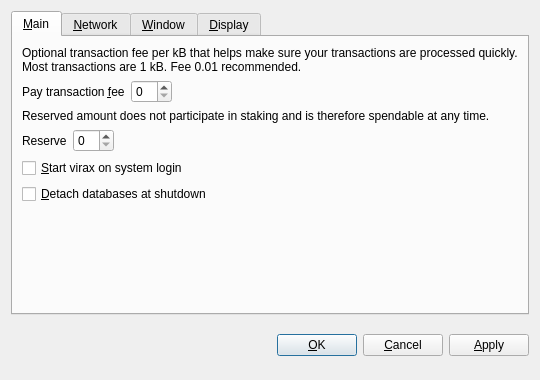
<?xml version="1.0" encoding="UTF-8"?>
<ui version="4.0">
 <class>OptionsDialog</class>
 <widget class="QDialog" name="OptionsDialog">
  <property name="geometry">
   <rect>
    <x>0</x>
    <y>0</y>
    <width>540</width>
    <height>380</height>
   </rect>
  </property>
  <property name="windowTitle">
   <string>Options</string>
  </property>
  <property name="modal">
   <bool>true</bool>
  </property>
  <layout class="QVBoxLayout" name="verticalLayout">
   <item>
    <widget class="QTabWidget" name="tabWidget">
     <property name="tabPosition">
      <enum>QTabWidget::North</enum>
     </property>
     <property name="currentIndex">
      <number>0</number>
     </property>
     <widget class="QWidget" name="tabMain">
      <attribute name="title">
       <string>&amp;Main</string>
      </attribute>
      <layout class="QVBoxLayout" name="verticalLayout_Main">
       <item>
        <widget class="QLabel" name="transactionFeeInfoLabel">
         <property name="text">
          <string>Optional transaction fee per kB that helps make sure your transactions are processed quickly. Most transactions are 1 kB. Fee 0.01 recommended.</string>
         </property>
         <property name="textFormat">
          <enum>Qt::PlainText</enum>
         </property>
         <property name="wordWrap">
          <bool>true</bool>
         </property>
        </widget>
       </item>
       <item>
        <layout class="QHBoxLayout" name="horizontalLayoutFee">
         <item>
          <widget class="QLabel" name="transactionFeeLabel">
           <property name="text">
            <string>Pay transaction &amp;fee</string>
           </property>
           <property name="textFormat">
            <enum>Qt::PlainText</enum>
           </property>
           <property name="buddy">
            <cstring>transactionFee</cstring>
           </property>
          </widget>
         </item>
         <item>
          <widget class="BitcoinAmountField" name="transactionFee"/>
         </item>
         <item>
          <spacer name="horizontalSpacerFee">
           <property name="orientation">
            <enum>Qt::Horizontal</enum>
           </property>
           <property name="sizeHint" stdset="0">
            <size>
             <width>40</width>
             <height>20</height>
            </size>
           </property>
          </spacer>
         </item>
        </layout>
       </item>
       <item>
        <widget class="QLabel" name="reserveBalanceInfoLabel">
         <property name="text">
          <string>Reserved amount does not participate in staking and is therefore spendable at any time.</string>
         </property>
         <property name="textFormat">
          <enum>Qt::PlainText</enum>
         </property>
         <property name="wordWrap">
          <bool>true</bool>
         </property>
        </widget>
       </item>
       <item>
        <layout class="QHBoxLayout" name="horizontalLayoutReserveBalance">
         <item>
          <widget class="QLabel" name="reserveBalanceLabel">
           <property name="text">
            <string>Reserve</string>
           </property>
           <property name="textFormat">
            <enum>Qt::PlainText</enum>
           </property>
           <property name="buddy">
            <cstring>reserveBalance</cstring>
           </property>
          </widget>
         </item>
         <item>
          <widget class="BitcoinAmountField" name="reserveBalance"/>
         </item>
         <item>
          <spacer name="horizontalSpacerReserveBalance">
           <property name="orientation">
            <enum>Qt::Horizontal</enum>
           </property>
           <property name="sizeHint" stdset="0">
            <size>
             <width>40</width>
             <height>20</height>
            </size>
           </property>
          </spacer>
         </item>
        </layout>
       </item>
       <item>
        <widget class="QCheckBox" name="bitcoinAtStartup">
         <property name="toolTip">
          <string>Automatically start virax after logging in to the system.</string>
         </property>
         <property name="text">
          <string>&amp;Start virax on system login</string>
         </property>
        </widget>
       </item>
       <item>
        <widget class="QCheckBox" name="detachDatabases">
         <property name="toolTip">
          <string>Detach block and address databases at shutdown. This means they can be moved to another data directory, but it slows down shutdown. The wallet is always detached.</string>
         </property>
         <property name="text">
          <string>&amp;Detach databases at shutdown</string>
         </property>
        </widget>
       </item>
       <item>
        <spacer name="verticalSpacer_Main">
         <property name="orientation">
          <enum>Qt::Vertical</enum>
         </property>
         <property name="sizeHint" stdset="0">
          <size>
           <width>20</width>
           <height>40</height>
          </size>
         </property>
        </spacer>
       </item>
      </layout>
     </widget>
     <widget class="QWidget" name="tabNetwork">
      <attribute name="title">
       <string>&amp;Network</string>
      </attribute>
      <layout class="QVBoxLayout" name="verticalLayout_Network">
       <item>
        <widget class="QCheckBox" name="mapPortUpnp">
         <property name="toolTip">
          <string>Automatically open the virax client port on the router. This only works when your router supports UPnP and it is enabled.</string>
         </property>
         <property name="text">
          <string>Map port using &amp;UPnP</string>
         </property>
        </widget>
       </item>
       <item>
        <widget class="QCheckBox" name="connectSocks">
         <property name="toolTip">
          <string>Connect to the virax network through a SOCKS proxy (e.g. when connecting through Tor).</string>
         </property>
         <property name="text">
          <string>&amp;Connect through SOCKS proxy:</string>
         </property>
        </widget>
       </item>
       <item>
        <layout class="QHBoxLayout" name="horizontalLayout_Network">
         <item>
          <widget class="QLabel" name="proxyIpLabel">
           <property name="text">
            <string>Proxy &amp;IP:</string>
           </property>
           <property name="textFormat">
            <enum>Qt::PlainText</enum>
           </property>
           <property name="buddy">
            <cstring>proxyIp</cstring>
           </property>
          </widget>
         </item>
         <item>
          <widget class="QValidatedLineEdit" name="proxyIp">
           <property name="maximumSize">
            <size>
             <width>140</width>
             <height>16777215</height>
            </size>
           </property>
           <property name="toolTip">
            <string>IP address of the proxy (e.g. 127.0.0.1)</string>
           </property>
          </widget>
         </item>
         <item>
          <widget class="QLabel" name="proxyPortLabel">
           <property name="text">
            <string>&amp;Port:</string>
           </property>
           <property name="textFormat">
            <enum>Qt::PlainText</enum>
           </property>
           <property name="buddy">
            <cstring>proxyPort</cstring>
           </property>
          </widget>
         </item>
         <item>
          <widget class="QLineEdit" name="proxyPort">
           <property name="maximumSize">
            <size>
             <width>55</width>
             <height>16777215</height>
            </size>
           </property>
           <property name="toolTip">
            <string>Port of the proxy (e.g. 9050)</string>
           </property>
          </widget>
         </item>
         <item>
          <widget class="QLabel" name="socksVersionLabel">
           <property name="text">
            <string>SOCKS &amp;Version:</string>
           </property>
           <property name="textFormat">
            <enum>Qt::PlainText</enum>
           </property>
           <property name="buddy">
            <cstring>socksVersion</cstring>
           </property>
          </widget>
         </item>
         <item>
          <widget class="QValueComboBox" name="socksVersion">
           <property name="toolTip">
            <string>SOCKS version of the proxy (e.g. 5)</string>
           </property>
          </widget>
         </item>
         <item>
          <spacer name="horizontalSpacer_Network">
           <property name="orientation">
            <enum>Qt::Horizontal</enum>
           </property>
           <property name="sizeHint" stdset="0">
            <size>
             <width>40</width>
             <height>20</height>
            </size>
           </property>
          </spacer>
         </item>
        </layout>
       </item>
       <item>
        <spacer name="verticalSpacer_Network">
         <property name="orientation">
          <enum>Qt::Vertical</enum>
         </property>
         <property name="sizeHint" stdset="0">
          <size>
           <width>20</width>
           <height>40</height>
          </size>
         </property>
        </spacer>
       </item>
      </layout>
     </widget>
     <widget class="QWidget" name="tabWindow">
      <attribute name="title">
       <string>&amp;Window</string>
      </attribute>
      <layout class="QVBoxLayout" name="verticalLayout_Window">
       <item>
        <widget class="QCheckBox" name="minimizeToTray">
         <property name="toolTip">
          <string>Show only a tray icon after minimizing the window.</string>
         </property>
         <property name="text">
          <string>&amp;Minimize to the tray instead of the taskbar</string>
         </property>
        </widget>
       </item>
       <item>
        <widget class="QCheckBox" name="minimizeOnClose">
         <property name="toolTip">
          <string>Minimize instead of exit the application when the window is closed. When this option is enabled, the application will be closed only after selecting Quit in the menu.</string>
         </property>
         <property name="text">
          <string>M&amp;inimize on close</string>
         </property>
        </widget>
       </item>
       <item>
        <spacer name="verticalSpacer_Window">
         <property name="orientation">
          <enum>Qt::Vertical</enum>
         </property>
         <property name="sizeHint" stdset="0">
          <size>
           <width>20</width>
           <height>40</height>
          </size>
         </property>
        </spacer>
       </item>
      </layout>
     </widget>
     <widget class="QWidget" name="tabDisplay">
      <attribute name="title">
       <string>&amp;Display</string>
      </attribute>
      <layout class="QVBoxLayout" name="verticalLayout_Display">
       <item>
        <layout class="QHBoxLayout" name="horizontalLayout_1_Display">
         <item>
          <widget class="QLabel" name="langLabel">
           <property name="text">
            <string>User Interface &amp;language:</string>
           </property>
           <property name="textFormat">
            <enum>Qt::PlainText</enum>
           </property>
           <property name="buddy">
            <cstring>lang</cstring>
           </property>
          </widget>
         </item>
         <item>
          <widget class="QValueComboBox" name="lang">
           <property name="toolTip">
            <string>The user interface language can be set here. This setting will take effect after restarting virax.</string>
           </property>
          </widget>
         </item>
        </layout>
       </item>
       <item>
        <layout class="QHBoxLayout" name="horizontalLayout_2_Display">
         <item>
          <widget class="QLabel" name="unitLabel">
           <property name="text">
            <string>&amp;Unit to show amounts in:</string>
           </property>
           <property name="textFormat">
            <enum>Qt::PlainText</enum>
           </property>
           <property name="buddy">
            <cstring>unit</cstring>
           </property>
          </widget>
         </item>
         <item>
          <widget class="QValueComboBox" name="unit">
           <property name="toolTip">
            <string>Choose the default subdivision unit to show in the interface and when sending coins.</string>
           </property>
          </widget>
         </item>
        </layout>
       </item>
       <item>
        <widget class="QCheckBox" name="displayAddresses">
         <property name="toolTip">
          <string>Whether to show virax addresses in the transaction list or not.</string>
         </property>
         <property name="text">
          <string>&amp;Display addresses in transaction list</string>
         </property>
        </widget>
       </item>
       <item>
        <widget class="QCheckBox" name="coinControlFeatures">
         <property name="toolTip">
          <string>Whether to show coin control features or not.</string>
         </property>
         <property name="text">
          <string>Display coin &amp;control features (experts only!)</string>
         </property>
        </widget>
       </item>
       <item>
        <spacer name="verticalSpacer_Display">
         <property name="orientation">
          <enum>Qt::Vertical</enum>
         </property>
         <property name="sizeHint" stdset="0">
          <size>
           <width>20</width>
           <height>40</height>
          </size>
         </property>
        </spacer>
       </item>
      </layout>
     </widget>
    </widget>
   </item>
   <item>
    <layout class="QHBoxLayout" name="horizontalLayout_Buttons">
     <item>
      <spacer name="horizontalSpacer_1">
       <property name="orientation">
        <enum>Qt::Horizontal</enum>
       </property>
       <property name="sizeHint" stdset="0">
        <size>
         <width>40</width>
         <height>48</height>
        </size>
       </property>
      </spacer>
     </item>
     <item>
      <widget class="QLabel" name="statusLabel">
       <property name="font">
        <font>
         <weight>50</weight>
         <bold>false</bold>
        </font>
       </property>
       <property name="text">
        <string/>
       </property>
       <property name="textFormat">
        <enum>Qt::PlainText</enum>
       </property>
       <property name="wordWrap">
        <bool>true</bool>
       </property>
      </widget>
     </item>
     <item>
      <spacer name="horizontalSpacer_2">
       <property name="orientation">
        <enum>Qt::Horizontal</enum>
       </property>
       <property name="sizeHint" stdset="0">
        <size>
         <width>40</width>
         <height>48</height>
        </size>
       </property>
      </spacer>
     </item>
     <item>
      <widget class="QPushButton" name="okButton">
       <property name="text">
        <string>&amp;OK</string>
       </property>
      </widget>
     </item>
     <item>
      <widget class="QPushButton" name="cancelButton">
       <property name="text">
        <string>&amp;Cancel</string>
       </property>
       <property name="autoDefault">
        <bool>false</bool>
       </property>
      </widget>
     </item>
     <item>
      <widget class="QPushButton" name="applyButton">
       <property name="text">
        <string>&amp;Apply</string>
       </property>
       <property name="autoDefault">
        <bool>false</bool>
       </property>
      </widget>
     </item>
    </layout>
   </item>
  </layout>
 </widget>
 <customwidgets>
  <customwidget>
   <class>BitcoinAmountField</class>
   <extends>QSpinBox</extends>
   <header>bitcoinamountfield.h</header>
   <container>1</container>
  </customwidget>
  <customwidget>
   <class>QValueComboBox</class>
   <extends>QComboBox</extends>
   <header>qvaluecombobox.h</header>
  </customwidget>
  <customwidget>
   <class>QValidatedLineEdit</class>
   <extends>QLineEdit</extends>
   <header>qvalidatedlineedit.h</header>
  </customwidget>
 </customwidgets>
 <resources/>
 <connections/>
</ui>
